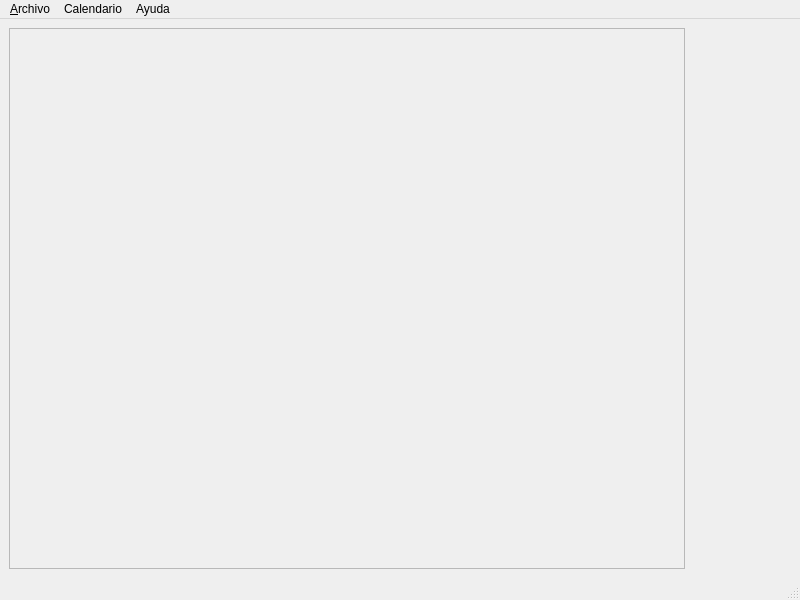
<?xml version="1.0" encoding="UTF-8"?>
<ui version="4.0">
 <class>mainApp</class>
 <widget class="QMainWindow" name="mainApp">
  <property name="geometry">
   <rect>
    <x>0</x>
    <y>0</y>
    <width>800</width>
    <height>600</height>
   </rect>
  </property>
  <property name="windowTitle">
   <string>Procesos Judiciales</string>
  </property>
  <widget class="QWidget" name="centralwidget">
   <layout class="QGridLayout" name="gridLayout">
    <item row="0" column="1">
     <widget class="QLabel" name="label">
      <property name="minimumSize">
       <size>
        <width>100</width>
        <height>0</height>
       </size>
      </property>
      <property name="frameShape">
       <enum>QFrame::NoFrame</enum>
      </property>
      <property name="frameShadow">
       <enum>QFrame::Plain</enum>
      </property>
      <property name="text">
       <string/>
      </property>
     </widget>
    </item>
    <item row="0" column="0">
     <widget class="QScrollArea" name="scrollArea">
      <property name="widgetResizable">
       <bool>true</bool>
      </property>
      <widget class="QWidget" name="scrollAreaWidgetContents">
       <property name="geometry">
        <rect>
         <x>0</x>
         <y>0</y>
         <width>664</width>
         <height>531</height>
        </rect>
       </property>
      </widget>
     </widget>
    </item>
   </layout>
  </widget>
  <widget class="QMenuBar" name="menubar">
   <property name="geometry">
    <rect>
     <x>0</x>
     <y>0</y>
     <width>800</width>
     <height>22</height>
    </rect>
   </property>
   <widget class="QMenu" name="menu_Archivo">
    <property name="title">
     <string>&amp;Archivo</string>
    </property>
    <widget class="QMenu" name="menu_Nuevo">
     <property name="title">
      <string>&amp;Nuevo</string>
     </property>
     <widget class="QMenu" name="menuCampo_Personalizado">
      <property name="title">
       <string>Campo Personalizado</string>
      </property>
      <addaction name="actionNuevoCampo_Proceso"/>
      <addaction name="actionNuevoCampo_Plantilla"/>
      <addaction name="actionNuevoCampo_Demandante"/>
      <addaction name="actionNuevoCampo_Demandado"/>
      <addaction name="actionNuevoCampo_Juzgado"/>
      <addaction name="actionNuevoCampo_Actuacion"/>
     </widget>
     <addaction name="actionNuevoProceso"/>
     <addaction name="actionNuevaPlantilla"/>
     <addaction name="actionNuevoDemandante"/>
     <addaction name="actionNuevoDemandado"/>
     <addaction name="actionNuevoJuzgado"/>
     <addaction name="actionNuevaActuacion"/>
     <addaction name="actionNuevaCategoria"/>
     <addaction name="menuCampo_Personalizado"/>
     <addaction name="actionNuevoProceso_a_partir_de_Plantilla"/>
     <addaction name="actionNuevaCitaCalendario"/>
    </widget>
    <widget class="QMenu" name="menuExportar">
     <property name="title">
      <string>Exportar</string>
     </property>
     <addaction name="actionArchivo_CSV"/>
     <addaction name="actionArchivo_de_Copia_de_Seguridad"/>
    </widget>
    <addaction name="menu_Nuevo"/>
    <addaction name="actionImprimir"/>
    <addaction name="menuExportar"/>
    <addaction name="actionImportar"/>
    <addaction name="actionSalir_de_Procesos_Judiciales"/>
   </widget>
   <widget class="QMenu" name="menuAyuda">
    <property name="title">
     <string>Ayuda</string>
    </property>
    <addaction name="actionAcerca_de_Procesos_Judiciales"/>
    <addaction name="actionAcerca_de_Qt"/>
    <addaction name="actionDesactivar"/>
   </widget>
   <widget class="QMenu" name="menuCalendario">
    <property name="title">
     <string>Calendario</string>
    </property>
    <addaction name="actionMostrarCalendario"/>
    <addaction name="actionNuevaCita"/>
   </widget>
   <addaction name="menu_Archivo"/>
   <addaction name="menuCalendario"/>
   <addaction name="menuAyuda"/>
  </widget>
  <widget class="QStatusBar" name="statusbar"/>
  <action name="actionNuevoProceso">
   <property name="text">
    <string>Proceso</string>
   </property>
  </action>
  <action name="actionNuevaPlantilla">
   <property name="text">
    <string>Plantilla</string>
   </property>
  </action>
  <action name="actionNuevoDemandante">
   <property name="text">
    <string>Demandante</string>
   </property>
  </action>
  <action name="actionNuevoDemandado">
   <property name="text">
    <string>Demandado</string>
   </property>
  </action>
  <action name="actionNuevoJuzgado">
   <property name="text">
    <string>Juzgado</string>
   </property>
  </action>
  <action name="actionNuevaActuacion">
   <property name="text">
    <string>Actuación</string>
   </property>
  </action>
  <action name="actionNuevaCategoria">
   <property name="text">
    <string>Categoría</string>
   </property>
  </action>
  <action name="actionNuevoCampo_Proceso">
   <property name="text">
    <string>Campo Proceso</string>
   </property>
  </action>
  <action name="actionNuevoCampo_Plantilla">
   <property name="text">
    <string>Campo Plantilla</string>
   </property>
   <property name="toolTip">
    <string>Nuevo Campo Plantilla</string>
   </property>
  </action>
  <action name="actionNuevoCampo_Demandante">
   <property name="text">
    <string>Campo Demandante</string>
   </property>
   <property name="toolTip">
    <string>Nuevo Campo Demandante</string>
   </property>
  </action>
  <action name="actionNuevoCampo_Demandado">
   <property name="text">
    <string>Campo Demandado</string>
   </property>
   <property name="toolTip">
    <string>Nuevo Campo Demandado</string>
   </property>
  </action>
  <action name="actionNuevoCampo_Juzgado">
   <property name="text">
    <string>Campo Juzgado</string>
   </property>
   <property name="toolTip">
    <string>Nuevo Campo Juzgado</string>
   </property>
  </action>
  <action name="actionNuevoCampo_Actuacion">
   <property name="text">
    <string>Campo Actuacion</string>
   </property>
   <property name="toolTip">
    <string>Nuevo Campo Actuacion</string>
   </property>
  </action>
  <action name="actionImprimir">
   <property name="text">
    <string>Imprimir</string>
   </property>
   <property name="shortcut">
    <string>Ctrl+P</string>
   </property>
  </action>
  <action name="actionImportar">
   <property name="text">
    <string>Importar</string>
   </property>
   <property name="shortcut">
    <string>Ctrl+I</string>
   </property>
  </action>
  <action name="actionNuevoProceso_a_partir_de_Plantilla">
   <property name="text">
    <string>Proceso a partir de Plantilla</string>
   </property>
  </action>
  <action name="actionArchivo_CSV">
   <property name="text">
    <string>Archivo CSV</string>
   </property>
  </action>
  <action name="actionArchivo_de_Copia_de_Seguridad">
   <property name="text">
    <string>Archivo de Copia de Seguridad</string>
   </property>
  </action>
  <action name="actionAcerca_de_Procesos_Judiciales">
   <property name="text">
    <string>Acerca de Procesos Judiciales</string>
   </property>
   <property name="menuRole">
    <enum>QAction::AboutRole</enum>
   </property>
  </action>
  <action name="actionAcerca_de_Qt">
   <property name="text">
    <string>Acerca de Qt</string>
   </property>
   <property name="menuRole">
    <enum>QAction::AboutQtRole</enum>
   </property>
  </action>
  <action name="actionMostrarCalendario">
   <property name="text">
    <string>Mostrar Calendario</string>
   </property>
  </action>
  <action name="actionSalir_de_Procesos_Judiciales">
   <property name="text">
    <string>Salir de Procesos Judiciales</string>
   </property>
   <property name="shortcut">
    <string>Ctrl+P</string>
   </property>
   <property name="menuRole">
    <enum>QAction::QuitRole</enum>
   </property>
  </action>
  <action name="actionNuevaCitaCalendario">
   <property name="text">
    <string>Cita</string>
   </property>
  </action>
  <action name="actionNuevaCita">
   <property name="text">
    <string>Nueva Cita</string>
   </property>
  </action>
  <action name="actionDesactivar">
   <property name="text">
    <string>Desactivar</string>
   </property>
  </action>
 </widget>
 <resources/>
 <connections/>
</ui>
